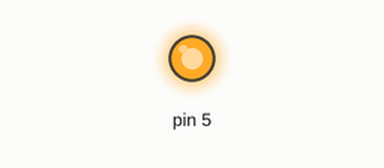
Simulated run of this sketch. Board: Arduino Uno, built with avr-gcc and run on an emulated ATmega328P. Shown: output pins drawn as LEDs (lit = HIGH).

Above: at 1.5 s.
At 4.5 s:
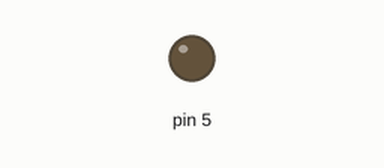
Timing chart, 0 to 7.8 s (numbered marks = the images above):
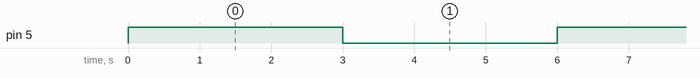

Measured:
- by itself, pin 5: alternates HIGH for 3.0 s and LOW for 3.0 s

The sketch:

Relay_on_off.ino
```cpp
void setup()
{
  pinMode(5,OUTPUT);
}
void loop()
{
  digitalWrite(5,1);
  delay(3000);
    digitalWrite(5,0);
  delay(3000);

}
```
